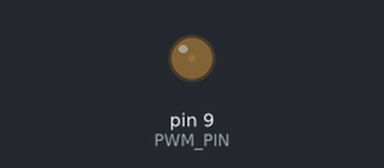
This sketch was run on a simulated Arduino Uno, built with avr-gcc and run on an emulated ATmega328P. Parts: output pins drawn as LEDs (lit = HIGH).

Above: at 0.05 s.
At 1.15 s:
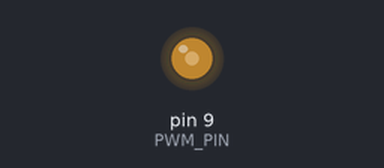
At 2.3 s:
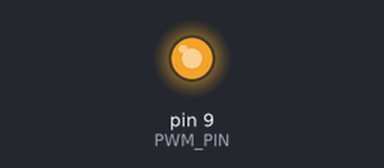
At 4.6 s:
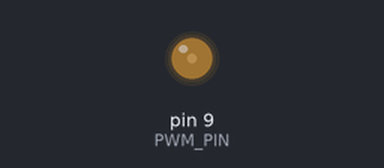
Timing chart, 0 to 6.7 s (numbered marks = the images above):
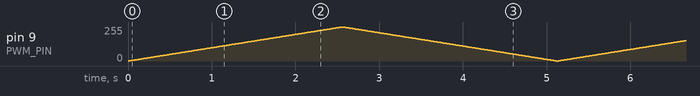

The sketch:

05_pwm_fade.ino
```cpp
// Gradually alters LED brightness using Pulse Width Modulation (PWM)
const int PWM_PIN = 9; // Must be a PWM pin (~ symbols on board)

void setup() {
  pinMode(PWM_PIN, OUTPUT);
}

void loop() {
  // Fade In
  for (int brightness = 0; brightness <= 255; brightness++) {
    analogWrite(PWM_PIN, brightness);
    delay(10);
  }
  // Fade Out
  for (int brightness = 255; brightness >= 0; brightness--) {
    analogWrite(PWM_PIN, brightness);
    delay(10);
  }
}
```
